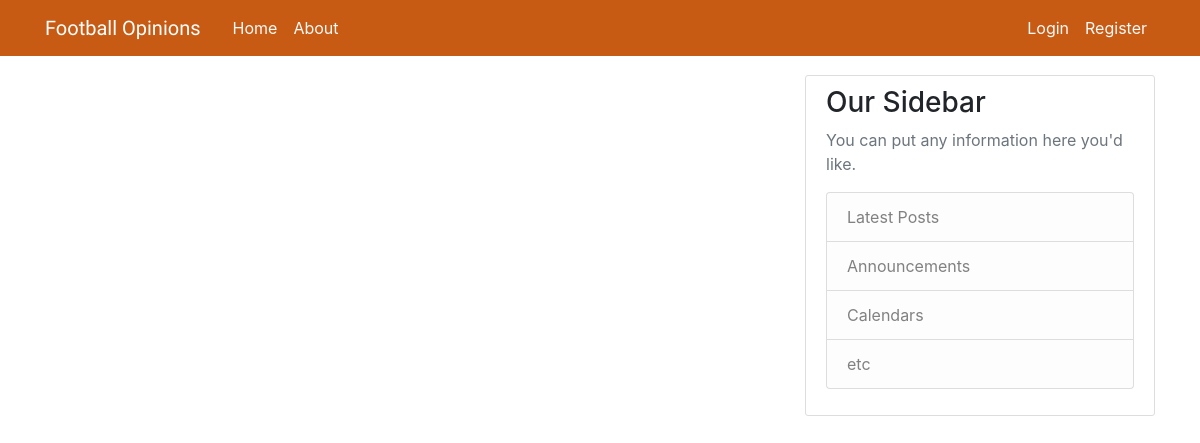
Before: / with the older database file.
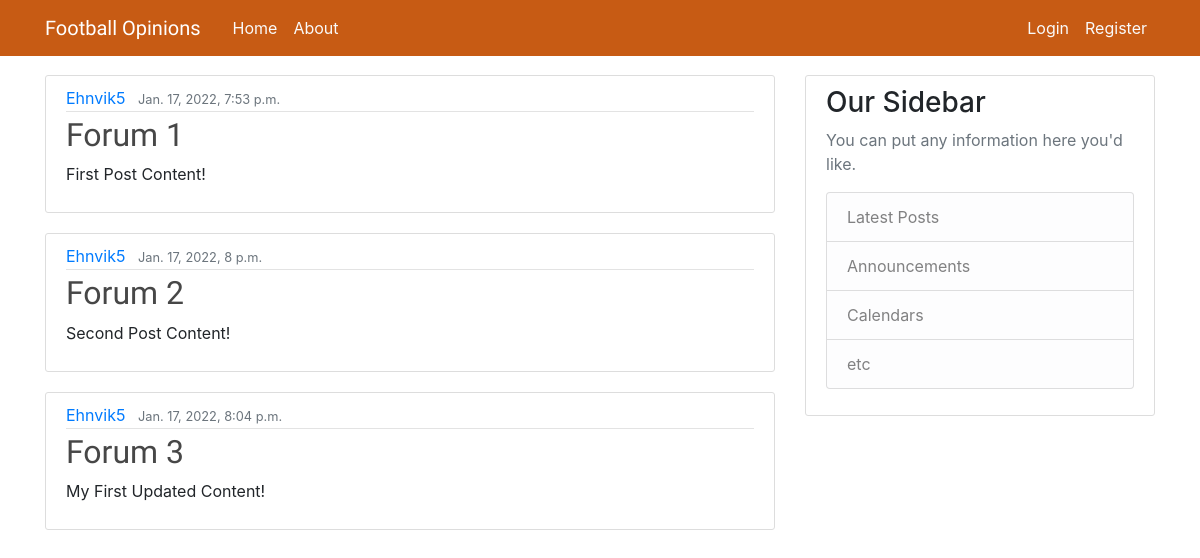
After: the same page with the newer database file.
### forum/models.py (models this page shows, shortened)
class Post(models.Model):
    title = models.CharField(max_length=100)
    content = models.TextField()
    date_posted = models.DateTimeField(default=timezone.now)
    author = models.ForeignKey(User, on_delete=models.CASCADE)

### forum/views.py (the view)
# urls.py: path('', views.home, name='forum-home'),
def home(request):
    context = {
        'posts': Post.objects.all()
    }
    return render(request, 'forum/home.html', context)

### forum/templates/forum/home.html
{% extends "forum/base.html" %}
{% block content %}
    {% for post in posts %}
        <article class="media content-section">
          <div class="media-body">
            <div class="article-metadata">
              <a class="mr-2" href="#">{{ post.author }}</a>
              <small class="text-muted">{{ post.date_posted }}</small>
            </div>
            <h2><a class="article-title" href="#">{{ post.title }}</a></h2>
            <p class="article-content">{{ post.content }}</p>
          </div>
        </article>
    {% endfor %}
{% endblock content %}

### forum/templates/forum/base.html (shortened to what this page needs)
{% load static %}
<!DOCTYPE html>
<html lang="en">
<head>
    <link rel="stylesheet" type="text/css" href="{% static 'forum/style.css' %}">
    <link rel="stylesheet" href="https://maxcdn.bootstrapcdn.com/bootstrap/4.0.0/css/bootstrap.min.css">
</head>
<body>
    <header class="site-header">
        <nav class="navbar navbar-expand-md navbar-dark bg-steel fixed-top">
          <div class="container">
            <a class="navbar-brand mr-4" href="{% url 'forum-home' %}">Football Opinions</a>
            <div class="collapse navbar-collapse" id="navbarToggle">
              <div class="navbar-nav mr-auto">
                <a class="nav-item nav-link nav-color" href="{% url 'forum-home' %}">Home</a>
                <a class="nav-item nav-link nav-color" href="{% url 'forum-about' %}">About</a>
              </div>
              <div class="navbar-nav">
                <a class="nav-item nav-link nav-color" href="#">Login</a>
                <a class="nav-item nav-link nav-color" href="#">Register</a>
              </div>
            </div>
          </div>
        </nav>
      </header>
      <main role="main" class="container container-margin">
        <div class="row">
          <div class="col-md-8">
            {% block content %}{% endblock %}
          </div>
          <div class="col-md-4">
            <div class="content-section">
              <h3>Our Sidebar</h3>
              <p class='text-muted'>You can put any information here you'd like.
                <ul class="list-group">
                  <li class="list-group-item list-group-item-light">Latest Posts</li>
                  <li class="list-group-item list-group-item-light">Announcements</li>
                  <li class="list-group-item list-group-item-light">Calendars</li>
                  <li class="list-group-item list-group-item-light">etc</li>
                </ul>
              </p>
            </div>
          </div>
        </div>
      </main>
</body>
</html>

### forum/static/forum/style.css (style rules this page uses)
body { background: #fafafa; margin-top: 5rem; font-family: "Roboto", sans-serif; }
h1, h2, h3, h4, h5, h6 { color: #fafafa; }
ul { margin: 0; }
.bg-steel { background-color: #c75b14; color: #fafafa; }
a.nav-item.nav-link.nav-color { color: #fafafa; }
.navbar-brand { font-family: "Exo", sans-serif; }
.content-section { background: #ffffff; padding: 10px 20px; border: 1px solid #dddddd; border-radius: 3px; margin-bottom: 20px; }
.container-margin { padding-top: 75px; }
.article-title { color: rgb(71, 71, 71); font-family: "Exo", sans-serif; }
.article-content { white-space: pre-line; }
.article-metadata { padding-bottom: 1px; margin-bottom: 4px; border-bottom: 1px solid #e3e3e3 }

Changed rows visible on the page:
added Post: author "Ehnvik5", date_posted "Jan. 17, 2022, 7:53 p.m.", title "Forum 1", content "First Post Content!"
added Post: author "Ehnvik5", date_posted "Jan. 17, 2022, 8 p.m.", title "Forum 2", content "Second Post Content!"
added Post: author "Ehnvik5", date_posted "Jan. 17, 2022, 8:04 p.m.", title "Forum 3", content "My First Updated Content!"
